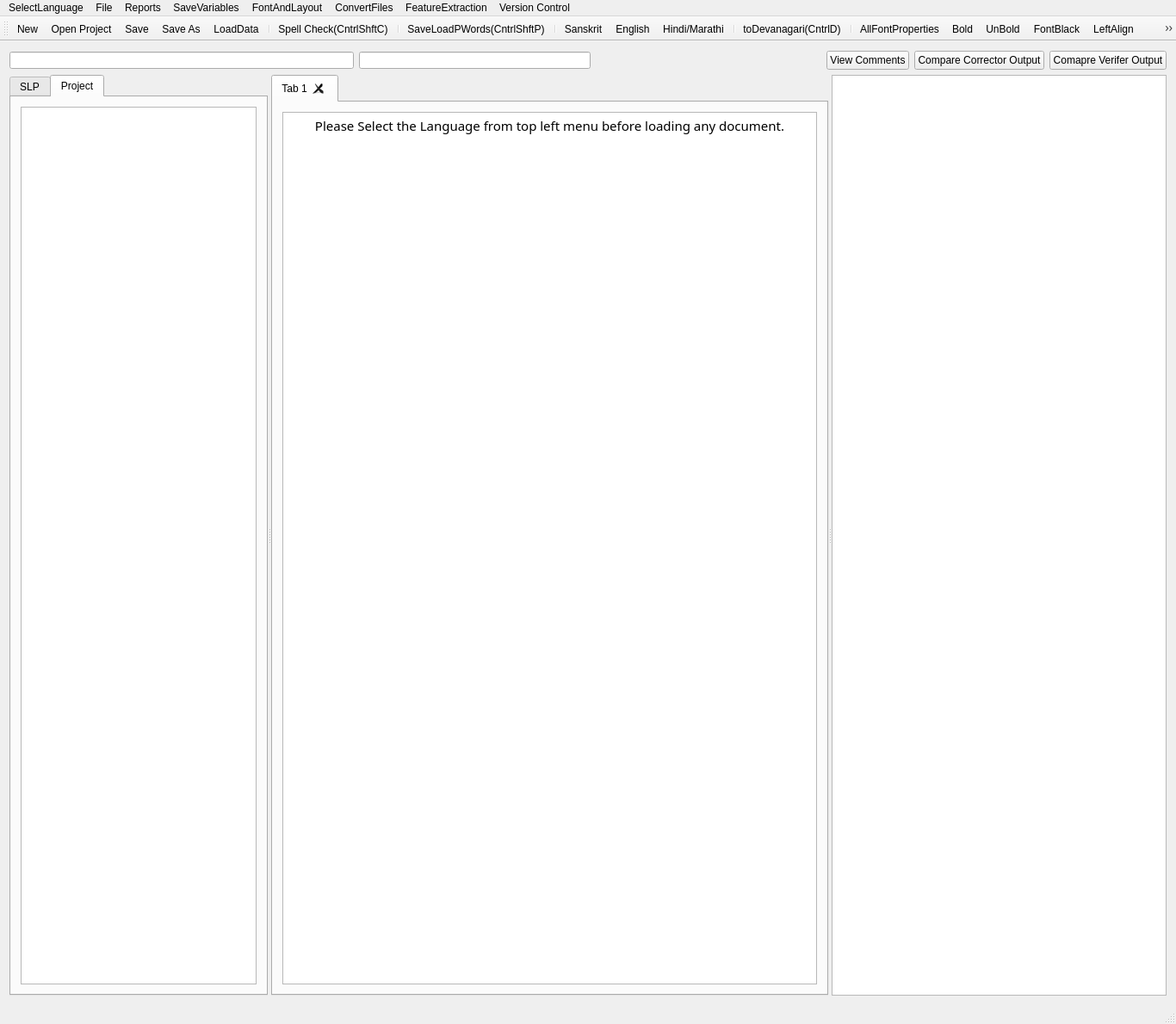
<?xml version="1.0" encoding="UTF-8"?>
<ui version="4.0">
 <class>MainWindow</class>
 <widget class="QMainWindow" name="MainWindow">
  <property name="geometry">
   <rect>
    <x>0</x>
    <y>0</y>
    <width>1366</width>
    <height>1190</height>
   </rect>
  </property>
  <property name="mouseTracking">
   <bool>true</bool>
  </property>
  <property name="windowTitle">
   <string>MainWindow</string>
  </property>
  <widget class="QWidget" name="centralWidget">
   <layout class="QGridLayout" name="gridLayout_2">
    <item row="0" column="0">
     <layout class="QHBoxLayout" name="horizontalLayout">
      <item>
       <widget class="QLineEdit" name="lineEdit">
        <property name="sizePolicy">
         <sizepolicy hsizetype="Minimum" vsizetype="Fixed">
          <horstretch>0</horstretch>
          <verstretch>0</verstretch>
         </sizepolicy>
        </property>
        <property name="minimumSize">
         <size>
          <width>400</width>
          <height>20</height>
         </size>
        </property>
        <property name="maximumSize">
         <size>
          <width>400</width>
          <height>20</height>
         </size>
        </property>
       </widget>
      </item>
      <item>
       <widget class="QLineEdit" name="lineEdit_2">
        <property name="minimumSize">
         <size>
          <width>0</width>
          <height>20</height>
         </size>
        </property>
        <property name="maximumSize">
         <size>
          <width>16777215</width>
          <height>20</height>
         </size>
        </property>
       </widget>
      </item>
      <item>
       <spacer name="horizontalSpacer">
        <property name="orientation">
         <enum>Qt::Horizontal</enum>
        </property>
        <property name="sizeHint" stdset="0">
         <size>
          <width>40</width>
          <height>20</height>
         </size>
        </property>
       </spacer>
      </item>
      <item>
       <widget class="QPushButton" name="viewComments">
        <property name="text">
         <string>View Comments</string>
        </property>
       </widget>
      </item>
      <item>
       <widget class="QPushButton" name="compareCorrectorOutput">
        <property name="text">
         <string>Compare Corrector Output</string>
        </property>
       </widget>
      </item>
      <item>
       <widget class="QPushButton" name="compareVerifierOutput">
        <property name="minimumSize">
         <size>
          <width>0</width>
          <height>0</height>
         </size>
        </property>
        <property name="text">
         <string>Comapre Verifer Output</string>
        </property>
       </widget>
      </item>
     </layout>
    </item>
    <item row="1" column="0">
     <widget class="QSplitter" name="splitter">
      <property name="orientation">
       <enum>Qt::Horizontal</enum>
      </property>
      <widget class="QTabWidget" name="tabWidget">
       <property name="sizePolicy">
        <sizepolicy hsizetype="Maximum" vsizetype="Expanding">
         <horstretch>0</horstretch>
         <verstretch>0</verstretch>
        </sizepolicy>
       </property>
       <property name="minimumSize">
        <size>
         <width>0</width>
         <height>0</height>
        </size>
       </property>
       <property name="maximumSize">
        <size>
         <width>300</width>
         <height>16777215</height>
        </size>
       </property>
       <property name="currentIndex">
        <number>1</number>
       </property>
       <widget class="QWidget" name="tab">
        <attribute name="title">
         <string>SLP</string>
        </attribute>
        <layout class="QGridLayout" name="gridLayout">
         <item row="0" column="0">
          <widget class="QTextEdit" name="textEdit">
           <property name="sizePolicy">
            <sizepolicy hsizetype="Maximum" vsizetype="Expanding">
             <horstretch>0</horstretch>
             <verstretch>0</verstretch>
            </sizepolicy>
           </property>
           <property name="minimumSize">
            <size>
             <width>0</width>
             <height>0</height>
            </size>
           </property>
           <property name="maximumSize">
            <size>
             <width>500</width>
             <height>16777215</height>
            </size>
           </property>
           <property name="font">
            <font>
             <family>FreeSans</family>
             <italic>true</italic>
            </font>
           </property>
           <property name="sizeAdjustPolicy">
            <enum>QAbstractScrollArea::AdjustToContents</enum>
           </property>
           <property name="readOnly">
            <bool>true</bool>
           </property>
          </widget>
         </item>
        </layout>
       </widget>
       <widget class="QWidget" name="tab_2">
        <attribute name="title">
         <string>Project</string>
        </attribute>
        <layout class="QGridLayout" name="gridLayout_3">
         <item row="0" column="0">
          <widget class="QTreeView" name="treeView">
           <property name="sizePolicy">
            <sizepolicy hsizetype="Maximum" vsizetype="Expanding">
             <horstretch>0</horstretch>
             <verstretch>0</verstretch>
            </sizepolicy>
           </property>
           <property name="minimumSize">
            <size>
             <width>0</width>
             <height>0</height>
            </size>
           </property>
           <property name="maximumSize">
            <size>
             <width>500</width>
             <height>16777215</height>
            </size>
           </property>
          </widget>
         </item>
        </layout>
       </widget>
      </widget>
      <widget class="QTabWidget" name="tabWidget_2">
       <property name="minimumSize">
        <size>
         <width>0</width>
         <height>0</height>
        </size>
       </property>
       <property name="maximumSize">
        <size>
         <width>16777215</width>
         <height>16777215</height>
        </size>
       </property>
       <property name="currentIndex">
        <number>0</number>
       </property>
       <property name="tabsClosable">
        <bool>true</bool>
       </property>
       <property name="movable">
        <bool>true</bool>
       </property>
       <property name="tabBarAutoHide">
        <bool>false</bool>
       </property>
       <widget class="QWidget" name="tab_5">
        <attribute name="title">
         <string>Tab 1</string>
        </attribute>
        <layout class="QGridLayout" name="gridLayout_4">
         <item row="0" column="0">
          <widget class="QTextBrowser" name="textBrowser">
           <property name="sizePolicy">
            <sizepolicy hsizetype="Minimum" vsizetype="Expanding">
             <horstretch>0</horstretch>
             <verstretch>0</verstretch>
            </sizepolicy>
           </property>
           <property name="minimumSize">
            <size>
             <width>400</width>
             <height>0</height>
            </size>
           </property>
           <property name="font">
            <font>
             <family>Shobhika</family>
             <pointsize>16</pointsize>
             <italic>false</italic>
            </font>
           </property>
           <property name="mouseTracking">
            <bool>true</bool>
           </property>
           <property name="sizeAdjustPolicy">
            <enum>QAbstractScrollArea::AdjustToContents</enum>
           </property>
           <property name="undoRedoEnabled">
            <bool>true</bool>
           </property>
           <property name="readOnly">
            <bool>false</bool>
           </property>
           <property name="html">
            <string>&lt;!DOCTYPE HTML PUBLIC &quot;-//W3C//DTD HTML 4.0//EN&quot; &quot;http://www.w3.org/TR/REC-html40/strict.dtd&quot;&gt;
&lt;html&gt;&lt;head&gt;&lt;meta name=&quot;qrichtext&quot; content=&quot;1&quot; /&gt;&lt;style type=&quot;text/css&quot;&gt;
p, li { white-space: pre-wrap; }
&lt;/style&gt;&lt;/head&gt;&lt;body style=&quot; font-family:'Shobhika'; font-size:16pt; font-weight:400; font-style:normal;&quot;&gt;
&lt;p align=&quot;center&quot; style=&quot; margin-top:0px; margin-bottom:0px; margin-left:0px; margin-right:0px; -qt-block-indent:0; text-indent:0px;&quot;&gt;&lt;span style=&quot; font-family:'Ubuntu'; font-size:11pt;&quot;&gt;Please Select the Language from top left menu before loading any document.&lt;/span&gt;&lt;/p&gt;&lt;/body&gt;&lt;/html&gt;</string>
           </property>
           <property name="acceptRichText">
            <bool>true</bool>
           </property>
           <property name="textInteractionFlags">
            <set>Qt::LinksAccessibleByKeyboard|Qt::LinksAccessibleByMouse|Qt::TextBrowserInteraction|Qt::TextEditable|Qt::TextEditorInteraction|Qt::TextSelectableByKeyboard|Qt::TextSelectableByMouse</set>
           </property>
          </widget>
         </item>
        </layout>
       </widget>
      </widget>
      <widget class="QGraphicsView" name="graphicsView">
       <property name="sizePolicy">
        <sizepolicy hsizetype="Expanding" vsizetype="Expanding">
         <horstretch>0</horstretch>
         <verstretch>0</verstretch>
        </sizepolicy>
       </property>
       <property name="minimumSize">
        <size>
         <width>0</width>
         <height>0</height>
        </size>
       </property>
       <property name="maximumSize">
        <size>
         <width>16777215</width>
         <height>16777215</height>
        </size>
       </property>
       <property name="sizeAdjustPolicy">
        <enum>QAbstractScrollArea::AdjustIgnored</enum>
       </property>
       <property name="alignment">
        <set>Qt::AlignCenter</set>
       </property>
       <property name="renderHints">
        <set>QPainter::NonCosmeticDefaultPen</set>
       </property>
       <property name="dragMode">
        <enum>QGraphicsView::ScrollHandDrag</enum>
       </property>
       <property name="transformationAnchor">
        <enum>QGraphicsView::AnchorViewCenter</enum>
       </property>
       <property name="resizeAnchor">
        <enum>QGraphicsView::AnchorViewCenter</enum>
       </property>
      </widget>
     </widget>
    </item>
   </layout>
  </widget>
  <widget class="QMenuBar" name="menuBar">
   <property name="geometry">
    <rect>
     <x>0</x>
     <y>0</y>
     <width>1366</width>
     <height>21</height>
    </rect>
   </property>
   <widget class="QMenu" name="menuOCR_Correction_Window">
    <property name="title">
     <string>File</string>
    </property>
    <addaction name="actionNew"/>
    <addaction name="actionOpen_Project"/>
    <addaction name="actionSave"/>
    <addaction name="actionSave_As"/>
    <addaction name="actionSpell_Check"/>
    <addaction name="actionLoad_Next_Page"/>
    <addaction name="actionLoad_Prev_Page"/>
    <addaction name="separator"/>
    <addaction name="actionLoadGDocPage"/>
    <addaction name="actionToDevanagari"/>
    <addaction name="actionLoadData"/>
    <addaction name="actionLoadDict"/>
    <addaction name="actionLoadOCRWords"/>
    <addaction name="actionLoadDomain"/>
    <addaction name="actionLoadSubPS"/>
    <addaction name="actionLoadConfusions"/>
    <addaction name="actionSugg"/>
    <addaction name="actionToSlp1"/>
   </widget>
   <widget class="QMenu" name="menuCreateReports">
    <property name="title">
     <string>Reports</string>
    </property>
    <addaction name="actionCreateBest2OCR"/>
    <addaction name="actionCreateSuggestionLog"/>
    <addaction name="actionCreateSuggestionLogNearestPriority"/>
    <addaction name="actionErrorDetectionRep"/>
    <addaction name="actionErrorDetectWithoutAdaptation"/>
    <addaction name="actionErrorDetectionRepUniq"/>
    <addaction name="actionAccuracyLog"/>
    <addaction name="actionViewAverageAccuracies"/>
   </widget>
   <widget class="QMenu" name="menuSaveVariables">
    <property name="title">
     <string>SaveVariables</string>
    </property>
    <addaction name="actionCPair"/>
    <addaction name="actionPrimarySecOCRPair"/>
    <addaction name="actionCPairIEROcrVsCorrect"/>
    <addaction name="actionCPairGEROcrVsCorrect"/>
   </widget>
   <widget class="QMenu" name="menuConvertFiles">
    <property name="title">
     <string>ConvertFiles</string>
    </property>
    <addaction name="actionToSlp1_2"/>
    <addaction name="actionToDev"/>
    <addaction name="actionExtractDev"/>
    <addaction name="actionEditDistRep"/>
    <addaction name="actionConfusionFreqHist"/>
    <addaction name="actionFilterOutGT50EditDisPairs"/>
   </widget>
   <widget class="QMenu" name="menuFeatureExtraction">
    <property name="title">
     <string>FeatureExtraction</string>
    </property>
    <addaction name="actionPrepareFeatures"/>
   </widget>
   <widget class="QMenu" name="menuSelectLanguage">
    <property name="title">
     <string>SelectLanguage</string>
    </property>
    <addaction name="actionSanskrit"/>
    <addaction name="actionHindi"/>
    <addaction name="actionEnglish"/>
   </widget>
   <widget class="QMenu" name="menuFontAndLayout">
    <property name="title">
     <string>FontAndLayout</string>
    </property>
    <addaction name="actionAllFontProperties"/>
    <addaction name="actionBold"/>
    <addaction name="actionUnBold"/>
    <addaction name="actionHighlight"/>
    <addaction name="separator"/>
    <addaction name="actionLeftAlign"/>
    <addaction name="actionRightAlign"/>
    <addaction name="actionCentreAlign"/>
    <addaction name="actionJusitfiedAlign"/>
    <addaction name="actionSuperscript"/>
    <addaction name="actionSubscript"/>
    <addaction name="actionInsert_Horizontal_Line"/>
    <addaction name="actionFontBlack"/>
    <addaction name="actionInsert_Tab_Space"/>
    <addaction name="actionAdd_Image"/>
    <addaction name="actionResize_Image"/>
   </widget>
   <widget class="QMenu" name="menuGit">
    <property name="title">
     <string>Version Control</string>
    </property>
    <addaction name="actionTurn_In"/>
    <addaction name="actionCommit"/>
    <addaction name="actionFetch_2"/>
    <addaction name="actionVerifier_Turn_In"/>
   </widget>
   <addaction name="menuSelectLanguage"/>
   <addaction name="menuOCR_Correction_Window"/>
   <addaction name="menuCreateReports"/>
   <addaction name="menuSaveVariables"/>
   <addaction name="menuFontAndLayout"/>
   <addaction name="menuConvertFiles"/>
   <addaction name="menuFeatureExtraction"/>
   <addaction name="menuGit"/>
  </widget>
  <widget class="QToolBar" name="mainToolBar">
   <attribute name="toolBarArea">
    <enum>TopToolBarArea</enum>
   </attribute>
   <attribute name="toolBarBreak">
    <bool>false</bool>
   </attribute>
   <addaction name="actionNew"/>
   <addaction name="actionOpen_Project"/>
   <addaction name="actionSave"/>
   <addaction name="actionSave_As"/>
   <addaction name="actionLoadData"/>
   <addaction name="separator"/>
   <addaction name="actionSpell_Check"/>
   <addaction name="separator"/>
   <addaction name="actionLoadGDocPage"/>
   <addaction name="separator"/>
   <addaction name="actionSanskrit"/>
   <addaction name="actionEnglish"/>
   <addaction name="actionHindi"/>
   <addaction name="separator"/>
   <addaction name="actionToDevanagari"/>
   <addaction name="separator"/>
   <addaction name="actionAllFontProperties"/>
   <addaction name="actionBold"/>
   <addaction name="actionUnBold"/>
   <addaction name="actionFontBlack"/>
   <addaction name="actionLeftAlign"/>
   <addaction name="actionCentreAlign"/>
   <addaction name="actionRightAlign"/>
   <addaction name="actionJusitfiedAlign"/>
   <addaction name="separator"/>
   <addaction name="actionHighlight"/>
   <addaction name="actionSymbols"/>
   <addaction name="actionZoom_In"/>
   <addaction name="actionZoom_Out"/>
  </widget>
  <widget class="QStatusBar" name="statusBar"/>
  <action name="actionOpen_Project">
   <property name="icon">
    <iconset resource="AppResources.qrc">
     <normaloff>:/Images/open.png</normaloff>:/Images/open.png</iconset>
   </property>
   <property name="text">
    <string>Open Project</string>
   </property>
   <property name="shortcut">
    <string>Ctrl+O</string>
   </property>
  </action>
  <action name="actionSave">
   <property name="icon">
    <iconset resource="AppResources.qrc">
     <normaloff>:/Images/save.png</normaloff>:/Images/save.png</iconset>
   </property>
   <property name="text">
    <string>Save</string>
   </property>
   <property name="shortcut">
    <string>Ctrl+S</string>
   </property>
  </action>
  <action name="actionSave_As">
   <property name="icon">
    <iconset resource="AppResources.qrc">
     <normaloff>:/Images/save-as.png</normaloff>:/Images/save-as.png</iconset>
   </property>
   <property name="text">
    <string>Save As</string>
   </property>
   <property name="shortcut">
    <string>Ctrl+Shift+S</string>
   </property>
  </action>
  <action name="actionNew">
   <property name="icon">
    <iconset resource="AppResources.qrc">
     <normaloff>:/Images/New.png</normaloff>:/Images/New.png</iconset>
   </property>
   <property name="text">
    <string>New</string>
   </property>
   <property name="shortcut">
    <string>Ctrl+N</string>
   </property>
  </action>
  <action name="actionSpell_Check">
   <property name="icon">
    <iconset>
     <normalon>:/Images/spellcheck.png</normalon>
    </iconset>
   </property>
   <property name="text">
    <string>Spell Check(CntrlShftC)</string>
   </property>
   <property name="shortcut">
    <string>Ctrl+Shift+C</string>
   </property>
  </action>
  <action name="actionLoad_Next_Page">
   <property name="icon">
    <iconset>
     <normalon>:/Images/next-page.png</normalon>
    </iconset>
   </property>
   <property name="text">
    <string>Page(CntlShiftR)&gt;&gt;</string>
   </property>
   <property name="toolTip">
    <string>Page(CntlShiftR)&gt;&gt;</string>
   </property>
   <property name="shortcut">
    <string>Ctrl+Shift+R</string>
   </property>
  </action>
  <action name="actionLoad_Prev_Page">
   <property name="icon">
    <iconset>
     <normalon>:/Images/previous-page.png</normalon>
    </iconset>
   </property>
   <property name="text">
    <string>&lt;&lt;Page(CntrlShftL)</string>
   </property>
   <property name="toolTip">
    <string>&lt;&lt;Page(CntrlShftL)</string>
   </property>
   <property name="shortcut">
    <string>Ctrl+Shift+L</string>
   </property>
  </action>
  <action name="actionLoadGDocPage">
   <property name="icon">
    <iconset>
     <normalon>:/Images/SaveLoadPwords1.png</normalon>
    </iconset>
   </property>
   <property name="text">
    <string>Save&amp;LoadPWords(CntrlShftP)</string>
   </property>
   <property name="shortcut">
    <string>Ctrl+Shift+P</string>
   </property>
  </action>
  <action name="actionToDevanagari">
   <property name="icon">
    <iconset>
     <normalon>:/Images/toDevangari.png</normalon>
    </iconset>
   </property>
   <property name="text">
    <string>toDevanagari(CntrlD)</string>
   </property>
   <property name="shortcut">
    <string>Ctrl+D</string>
   </property>
  </action>
  <action name="actionLoadData">
   <property name="icon">
    <iconset>
     <normalon>:/Images/LoadData.png</normalon>
    </iconset>
   </property>
   <property name="text">
    <string>LoadData</string>
   </property>
  </action>
  <action name="actionLoadDict">
   <property name="text">
    <string>LoadDict</string>
   </property>
  </action>
  <action name="actionLoadOCRWords">
   <property name="text">
    <string>LoadOCRWords</string>
   </property>
  </action>
  <action name="actionLoadDomain">
   <property name="text">
    <string>LoadDomain</string>
   </property>
  </action>
  <action name="actionLoadSubPS">
   <property name="text">
    <string>LoadSubPS</string>
   </property>
  </action>
  <action name="actionLoadConfusions">
   <property name="text">
    <string>LoadConfusions</string>
   </property>
  </action>
  <action name="actionSugg">
   <property name="text">
    <string>sugg</string>
   </property>
   <property name="shortcut">
    <string>Menu</string>
   </property>
  </action>
  <action name="actionCreateBest2OCR">
   <property name="text">
    <string>CreateBest2OCR</string>
   </property>
  </action>
  <action name="actionToSlp1">
   <property name="text">
    <string>toSlp1</string>
   </property>
   <property name="shortcut">
    <string>Ctrl+G</string>
   </property>
  </action>
  <action name="actionCreateSuggestionLog">
   <property name="text">
    <string>CreateSuggestionLog</string>
   </property>
  </action>
  <action name="actionCreateSuggestionLogNearestPriority">
   <property name="text">
    <string>CreateSuggestionLogNearestPriority</string>
   </property>
  </action>
  <action name="actionErrorDetectionRep">
   <property name="text">
    <string>ErrorDetectionRep</string>
   </property>
  </action>
  <action name="actionErrorDetectWithoutAdaptation">
   <property name="text">
    <string>ErrorDetectWithoutAdaptation</string>
   </property>
  </action>
  <action name="actionCPair">
   <property name="text">
    <string>CPair</string>
   </property>
  </action>
  <action name="actionToSlp1_2">
   <property name="text">
    <string>toSlp1</string>
   </property>
  </action>
  <action name="actionToDev">
   <property name="text">
    <string>toDev</string>
   </property>
  </action>
  <action name="actionExtractDev">
   <property name="text">
    <string>ExtractDevWords</string>
   </property>
   <property name="toolTip">
    <string>ExtractDevWords</string>
   </property>
  </action>
  <action name="actionPrimarySecOCRPair">
   <property name="text">
    <string>PrimarySecOCRPairs</string>
   </property>
  </action>
  <action name="actionCPairIEROcrVsCorrect">
   <property name="text">
    <string>CPairIEROcrVsCorrect</string>
   </property>
  </action>
  <action name="actionEditDistRep">
   <property name="text">
    <string>EditDistRep</string>
   </property>
  </action>
  <action name="actionConfusionFreqHist">
   <property name="text">
    <string>ConfusionFreqHist</string>
   </property>
  </action>
  <action name="actionCPairGEROcrVsCorrect">
   <property name="text">
    <string>CPairGEROcrVsCorrect</string>
   </property>
  </action>
  <action name="actionFilterOutGT50EditDisPairs">
   <property name="text">
    <string>FilterOutGT50EditDisPairs</string>
   </property>
  </action>
  <action name="actionPrepareFeatures">
   <property name="text">
    <string>PrepareFeatures</string>
   </property>
  </action>
  <action name="actionErrorDetectionRepUniq">
   <property name="text">
    <string>ErrorSuggRepUniq</string>
   </property>
  </action>
  <action name="actionSanskrit">
   <property name="text">
    <string>Sanskrit</string>
   </property>
  </action>
  <action name="actionHindi">
   <property name="text">
    <string>Hindi/Marathi</string>
   </property>
  </action>
  <action name="actionEnglish">
   <property name="text">
    <string>English</string>
   </property>
   <property name="toolTip">
    <string>English</string>
   </property>
  </action>
  <action name="actionAllFontProperties">
   <property name="icon">
    <iconset>
     <normalon>:/Images/AllFont.png</normalon>
    </iconset>
   </property>
   <property name="text">
    <string>AllFontProperties</string>
   </property>
  </action>
  <action name="actionBold">
   <property name="text">
    <string>Bold</string>
   </property>
  </action>
  <action name="actionUnBold">
   <property name="text">
    <string>UnBold</string>
   </property>
  </action>
  <action name="actionLeftAlign">
   <property name="icon">
    <iconset>
     <normalon>:/Images/AlignLeft.png</normalon>
    </iconset>
   </property>
   <property name="text">
    <string>LeftAlign</string>
   </property>
  </action>
  <action name="actionRightAlign">
   <property name="icon">
    <iconset resource="AppResources.qrc">
     <normaloff>:/Images/AlignRight.png</normaloff>
     <normalon>:/Images/AlignCenter.png</normalon>:/Images/AlignRight.png</iconset>
   </property>
   <property name="text">
    <string>RightAlign</string>
   </property>
  </action>
  <action name="actionCentreAlign">
   <property name="icon">
    <iconset>
     <normalon>:/Images/AlignCenter.png</normalon>
    </iconset>
   </property>
   <property name="text">
    <string>CentreAlign</string>
   </property>
  </action>
  <action name="actionJusitfiedAlign">
   <property name="icon">
    <iconset>
     <normalon>:/Images/JustifiedAlign.png</normalon>
    </iconset>
   </property>
   <property name="text">
    <string>JusitfiedAlign</string>
   </property>
  </action>
  <action name="actionAccuracyLog">
   <property name="text">
    <string>AccuracyLog</string>
   </property>
  </action>
  <action name="actionView_File_Hierarchy">
   <property name="text">
    <string>View File Hierarchy</string>
   </property>
  </action>
  <action name="actionTurn_In">
   <property name="text">
    <string>Turn In</string>
   </property>
  </action>
  <action name="actionFetch">
   <property name="text">
    <string>Fetch</string>
   </property>
  </action>
  <action name="actionCompare_Verifier">
   <property name="text">
    <string>Verifier Diff View</string>
   </property>
  </action>
  <action name="actionCompare_Corrector">
   <property name="text">
    <string>Corrector Diff View</string>
   </property>
  </action>
  <action name="actionAverage_Accuracy">
   <property name="text">
    <string>Average Accuracy</string>
   </property>
  </action>
  <action name="actionView_Comments">
   <property name="text">
    <string>View Comments</string>
   </property>
  </action>
  <action name="actionCommit">
   <property name="text">
    <string>Commit</string>
   </property>
  </action>
  <action name="actionFetch_2">
   <property name="text">
    <string>Pull</string>
   </property>
  </action>
  <action name="actionPush">
   <property name="text">
    <string>Push</string>
   </property>
  </action>
  <action name="actionVerifier_Turn_In">
   <property name="text">
    <string>Verifier Turn In</string>
   </property>
  </action>
  <action name="actionHighlight">
   <property name="icon">
    <iconset>
     <normalon>:/Images/highlight-icon.png</normalon>
    </iconset>
   </property>
   <property name="text">
    <string>Highlight</string>
   </property>
   <property name="shortcut">
    <string>Ctrl+H</string>
   </property>
  </action>
  <action name="actionZoom_In">
   <property name="icon">
    <iconset resource="AppResources.qrc">
     <normaloff>:/Images/Zoom-In-icon.png</normaloff>:/Images/Zoom-In-icon.png</iconset>
   </property>
   <property name="text">
    <string>Zoom In</string>
   </property>
   <property name="shortcut">
    <string>Ctrl++</string>
   </property>
  </action>
  <action name="actionZoom_Out">
   <property name="icon">
    <iconset resource="AppResources.qrc">
     <normaloff>:/Images/Zoom-Out-icon.png</normaloff>:/Images/Zoom-Out-icon.png</iconset>
   </property>
   <property name="text">
    <string>Zoom_Out</string>
   </property>
   <property name="shortcut">
    <string>Ctrl+-</string>
   </property>
  </action>
  <action name="actionSymbols">
   <property name="icon">
    <iconset resource="AppResources.qrc">
     <normaloff>:/Images/symbols.png</normaloff>
     <normalon>:/Images/symbols.png</normalon>:/Images/symbols.png</iconset>
   </property>
   <property name="text">
    <string>Symbols</string>
   </property>
   <property name="toolTip">
    <string>Special Symbols</string>
   </property>
  </action>
  <action name="actionSuperscript">
   <property name="text">
    <string>Superscript</string>
   </property>
  </action>
  <action name="actionSubscript">
   <property name="text">
    <string>Subscript</string>
   </property>
  </action>
  <action name="actionInsert_Horizontal_Line">
   <property name="text">
    <string>Insert Horizontal Line</string>
   </property>
  </action>
  <action name="actionFontBlack">
   <property name="text">
    <string>FontBlack</string>
   </property>
  </action>
  <action name="actionLineSpace">
   <property name="icon">
    <iconset>
     <normalon>:/Images/linespacing.png</normalon>
    </iconset>
   </property>
   <property name="text">
    <string>LineSpace</string>
   </property>
  </action>
  <action name="actionViewAverageAccuracies">
   <property name="text">
    <string>ViewAverageAccuracies</string>
   </property>
  </action>
  <action name="actionInsert_Tab_Space">
   <property name="text">
    <string>Insert Tab Space</string>
   </property>
   <property name="shortcut">
    <string>Ctrl+T</string>
   </property>
  </action>
  <action name="actionAdd_Image">
   <property name="text">
    <string>Add Image</string>
   </property>
  </action>
  <action name="actionResize_Image">
   <property name="text">
    <string>Resize Image</string>
   </property>
  </action>
 </widget>
 <layoutdefault spacing="6" margin="11"/>
 <resources>
  <include location="AppResources.qrc"/>
  <include location="AppResources.qrc"/>
  <include location="AppResources.qrc"/>
 </resources>
 <connections/>
</ui>
